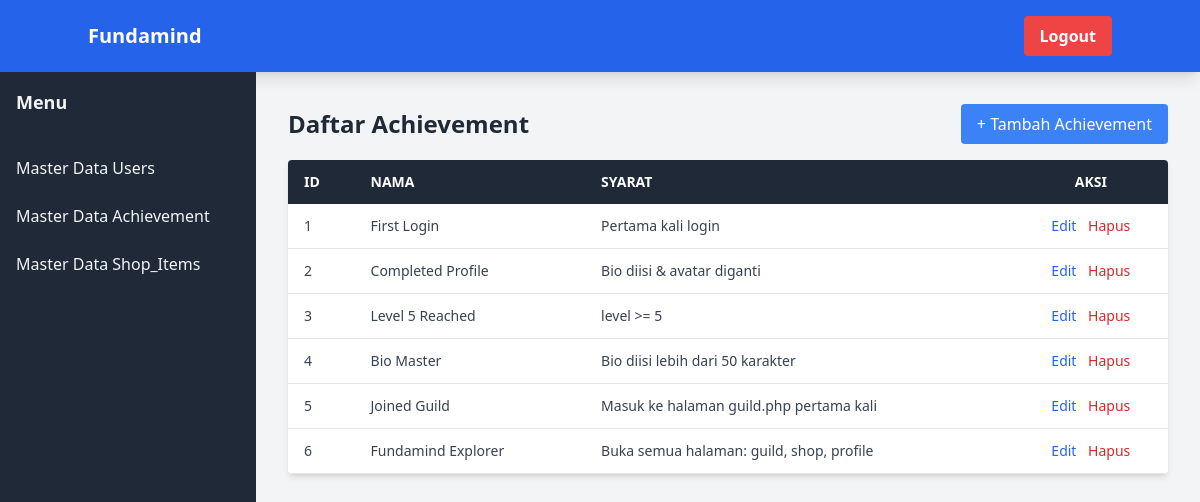
Screenshot of /pages/admin/achievement_list.php with the database file from the repository.
### tables this page shows
CREATE TABLE `achievements` (
  `id_achievement` int NOT NULL,
  `nama` varchar(100) NOT NULL,
  `syarat` text
);

### pages/admin/achievement_list.php (the view, shortened to what this page needs)
<?php
include __DIR__ . '/../db.php';
$query = "SELECT id_achievement, nama, syarat FROM achievements ORDER BY id_achievement ASC";
$result = mysqli_query($koneksi, $query);
?>
<!DOCTYPE html>
<html lang="en">
<head>
  <script src="https://cdn.tailwindcss.com"></script>
</head>
<body class="bg-gray-100 font-sans leading-normal tracking-normal">
  <?php include 'includes/navbar.php'; ?>
  <div class="flex">
    <?php include 'includes/sidebar.php'; ?>
    <div class="flex-1 p-8">
      <div class="container mx-auto">
        <div class="flex justify-between items-center mb-4">
          <h2 class="text-2xl font-bold text-gray-800">Daftar Achievement</h2>
          <a href="index.php?modul=achievement&fitur=create" class="bg-blue-500 text-white px-4 py-2 rounded hover:bg-blue-600">
            + Tambah Achievement
          </a>
        </div>
        <div class="bg-white shadow-md rounded overflow-x-auto">
          <table class="min-w-full table-auto">
            <thead class="bg-gray-800 text-white text-sm uppercase">
              <tr>
                <th class="px-4 py-3 text-left">ID</th>
                <th class="px-4 py-3 text-left">Nama</th>
                <th class="px-4 py-3 text-left">Syarat</th>
                <th class="px-4 py-3 text-center">Aksi</th>
              </tr>
            </thead>
            <tbody class="text-gray-700 text-sm">
              <?php while ($a = mysqli_fetch_assoc($result)): ?>
              <tr class="border-b hover:bg-gray-50">
                <td class="px-4 py-3"><?php echo $a['id_achievement']; ?></td>
                <td class="px-4 py-3"><?php echo htmlspecialchars($a['nama']); ?></td>
                <td class="px-4 py-3"><?php echo htmlspecialchars($a['syarat']); ?></td>
                <td class="px-4 py-3 text-center space-x-2">
                  <a href="index.php?modul=achievement&fitur=edit&id=<?php echo $a['id_achievement']; ?>" class="text-blue-600 hover:underline">Edit</a>
                  <a href="index.php?modul=achievement&fitur=delete&id=<?php echo $a['id_achievement']; ?>" onclick="return confirm('Yakin ingin menghapus achievement ini?')" class="text-red-600 hover:underline">Hapus</a>
                </td>
              </tr>
              <?php endwhile; ?>
            </tbody>
          </table>
        </div>
      </div>
    </div>
  </div>
</body>
</html>

### rows the page displays
achievements: id_achievement "1", nama "First Login", syarat "Pertama kali login"
achievements: id_achievement "2", nama "Completed Profile", syarat "Bio diisi & avatar diganti"
achievements: id_achievement "3", nama "Level 5 Reached", syarat "level >= 5"
achievements: id_achievement "4", nama "Bio Master", syarat "Bio diisi lebih dari 50 karakter"
achievements: id_achievement "5", nama "Joined Guild", syarat "Masuk ke halaman guild.php pertama kali"
achievements: id_achievement "6", nama "Fundamind Explorer", syarat "Buka semua halaman: guild, shop, profile"
